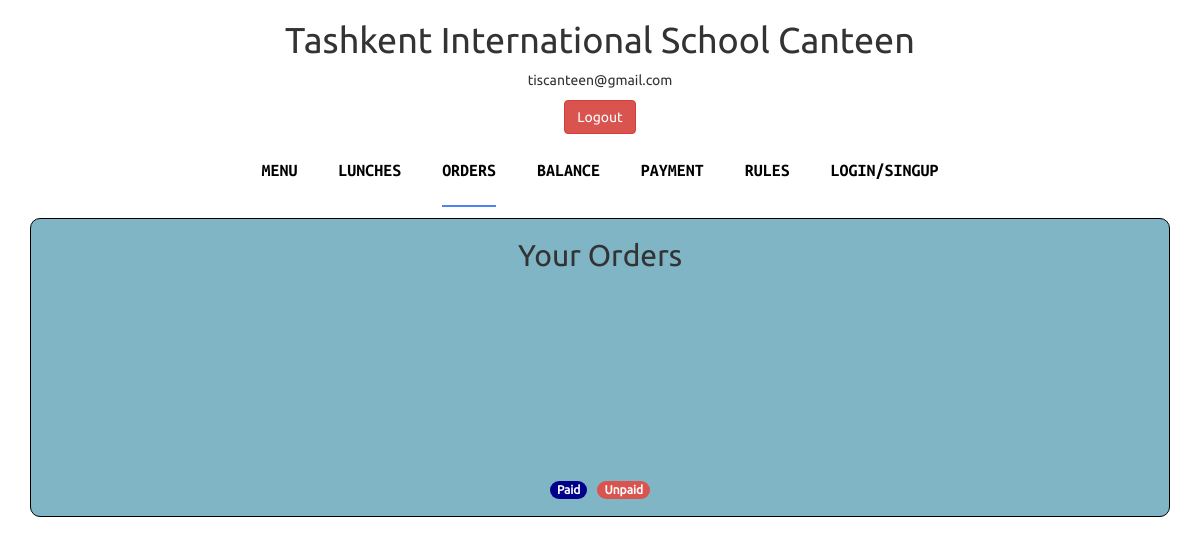
Before: /orders (signed in) with the older database file.
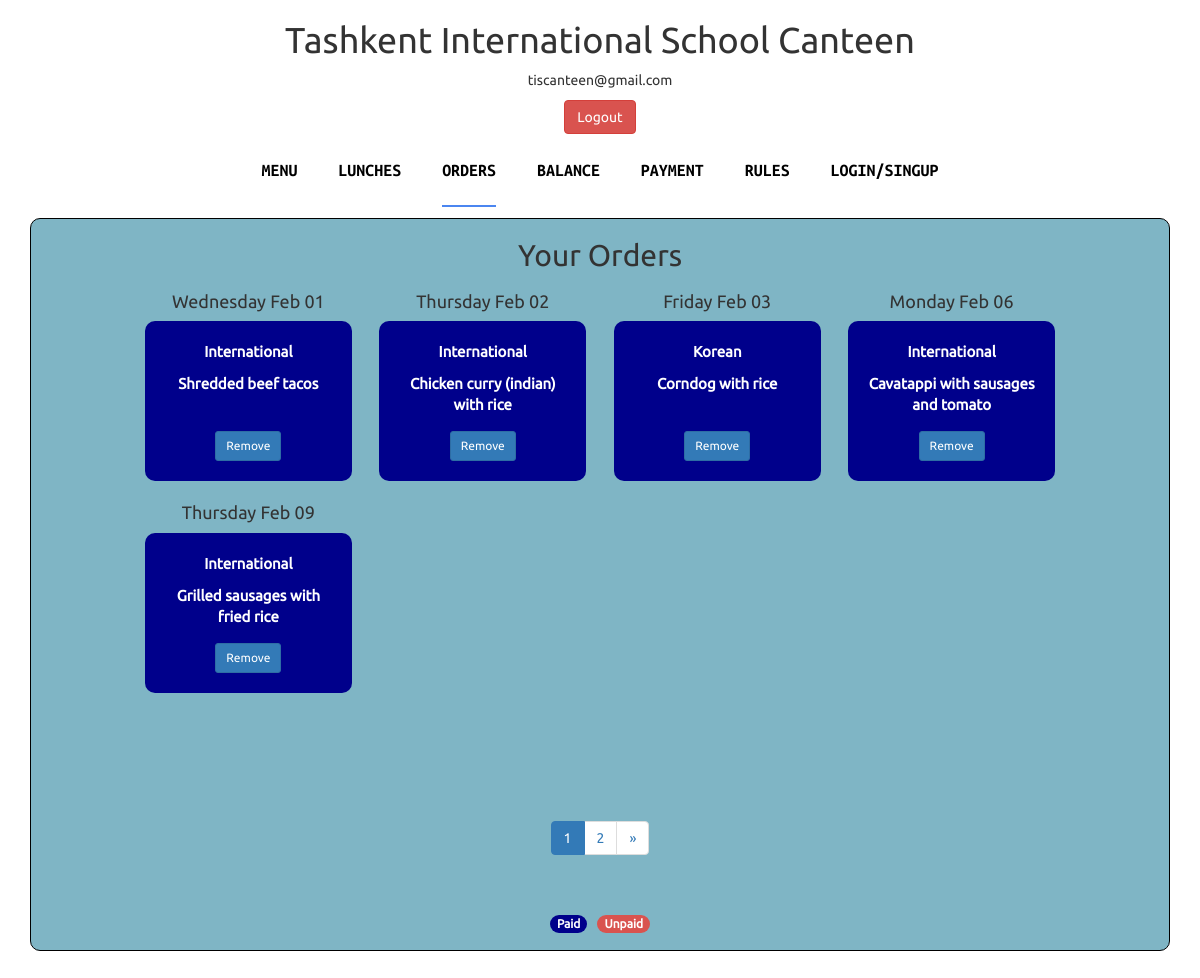
After: the same page with the newer database file.
### main/models.py (models this page shows, shortened)
class Order(models.Model):
    user = models.ForeignKey(User, on_delete=models.CASCADE, related_name="order")
    weekday = models.ForeignKey(WeekDay, on_delete=models.CASCADE, related_name="orders")
    menuitem = models.ForeignKey(MenuItem, on_delete=models.PROTECT)
    paid = models.BooleanField(default=False)
    class Meta:
        unique_together = ('user', 'menuitem', 'weekday')

class WeekDay(models.Model):
    weekday = models.CharField(max_length=255, choices=WEEK_DAYS)
    datetime = models.DateField(blank=True, null=True)

class MenuItem(models.Model):
    lunch = models.ForeignKey(Lunch, on_delete=models.PROTECT, related_name="menuitem")
    date = models.ForeignKey(WeekDay, on_delete=models.PROTECT, related_name="menuitems")
    title = models.CharField(max_length=255, blank=False, null=False)
    price = models.DecimalField(max_digits=1000, decimal_places=2, default=10000.00)

class Lunch(models.Model):
    name = models.CharField(max_length=255, blank=False, null=False)
    def __str__(self):
        return f"{self.name}"

### main/views.py (the view)
@login_required
def orders(request):
    user = request.user
    orders = Order.objects.filter(user=user).order_by('weekday__datetime').order_by('paid')
    paginator = Paginator(orders, 5)
    page_number = request.GET.get('page')
    objects = paginator.get_page(page_number)
    return render(request, "orders.html", {
        "orders": objects,
    })

### templates/orders.html (shortened to what this page needs)
{% extends "main.html" %}
{% block content %}
    <h2>Your Orders</h2>
    <div class="order-row">
        <div class="block-wrapper ">
            {% for order in orders %}
                <div class="dfc">
                    <h4 class="fitcontent">{{ order.weekday.weekday }} {{ order.weekday.datetime|date:"M d" }}</h4>
                     {% if not order.paid  %}
                         <div class="block-item forcolumn not-paid">
                     {% else %}
                        <div class="block-item forcolumn paid">
                     {% endif %}
                     <div>
                        <p class="title">{{ order.menuitem.lunch }}</p>
                            <p class="item">{{ order.menuitem.title }}</p>
                     </div>
                            <a href="{% url "main:remove-order" order.weekday.id order.menuitem.id %}">
                                 <button class="block_item-btn btn btn-primary btn-sm">Remove</button>
                            </a>
                        </div>
                </div>
            {% endfor %}
        </div>
    </div>
    <nav class="pagination_nav mt120" aria-label="Page navigation example">
      <ul class="pagination">
            {% if  orders.has_previous or orders.has_next %}
                {% for page_number in orders.paginator.page_range %}
                    {% if orders.number == page_number %}
                        <li class="page-item active">
                    {% else %}
                        <li class="page-item">
                    {% endif %}
                             <a href="?page={{ page_number }}">
                                {{page_number}}  <span class="sr-only">(current)</span>
                             </a>
                        </li>
                {% endfor %}
            {% endif %}
            {% if orders.has_next %}
                <li class="page-item">
                  <a class="page-link" href="?page={{ orders.next_page_number }}" aria-label="Next">
                    <span aria-hidden="true">&raquo;</span>
                  </a>
                </li>
            {% endif %}
      </ul>
    </nav>
<div>
    <h1><span class="badge badge-pill" style="background-color: darkblue; margin-right: 10px;">Paid</span><span class="badge badge-pill" style="background-color: #d9534f;">Unpaid</span></h1>
</div>
{% endblock %}

Changed rows visible on the page:
added Order: weekday.weekday "Wednesday", weekday.datetime "Feb 01", menuitem.lunch "International", menuitem "Shredded beef tacos"
added Order: weekday.weekday "Thursday", weekday.datetime "Feb 02", menuitem.lunch "International", menuitem "Chicken curry (indian) with rice"
added Order: weekday.weekday "Friday", weekday.datetime "Feb 03", menuitem.lunch "Korean", menuitem "Corndog with rice"
added Order: weekday.weekday "Monday", weekday.datetime "Feb 06", menuitem.lunch "International", menuitem "Cavatappi with sausages and tomato"
added Order: weekday.weekday "Thursday", weekday.datetime "Feb 09", menuitem.lunch "International", menuitem "Grilled sausages with fried rice"
Other visible differences:
new list line: "1"
new list line: "2"
